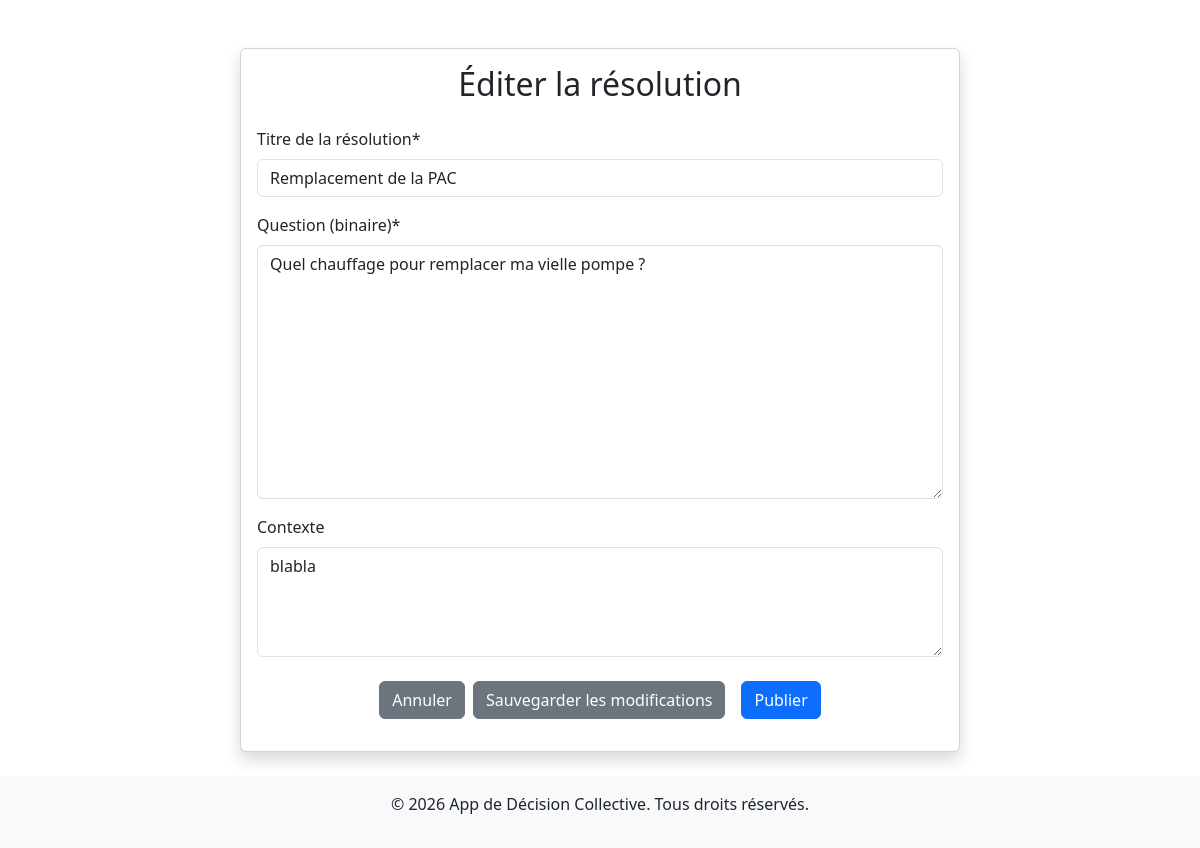
The app's page /edit-resolution/6/ (signed in), older data.
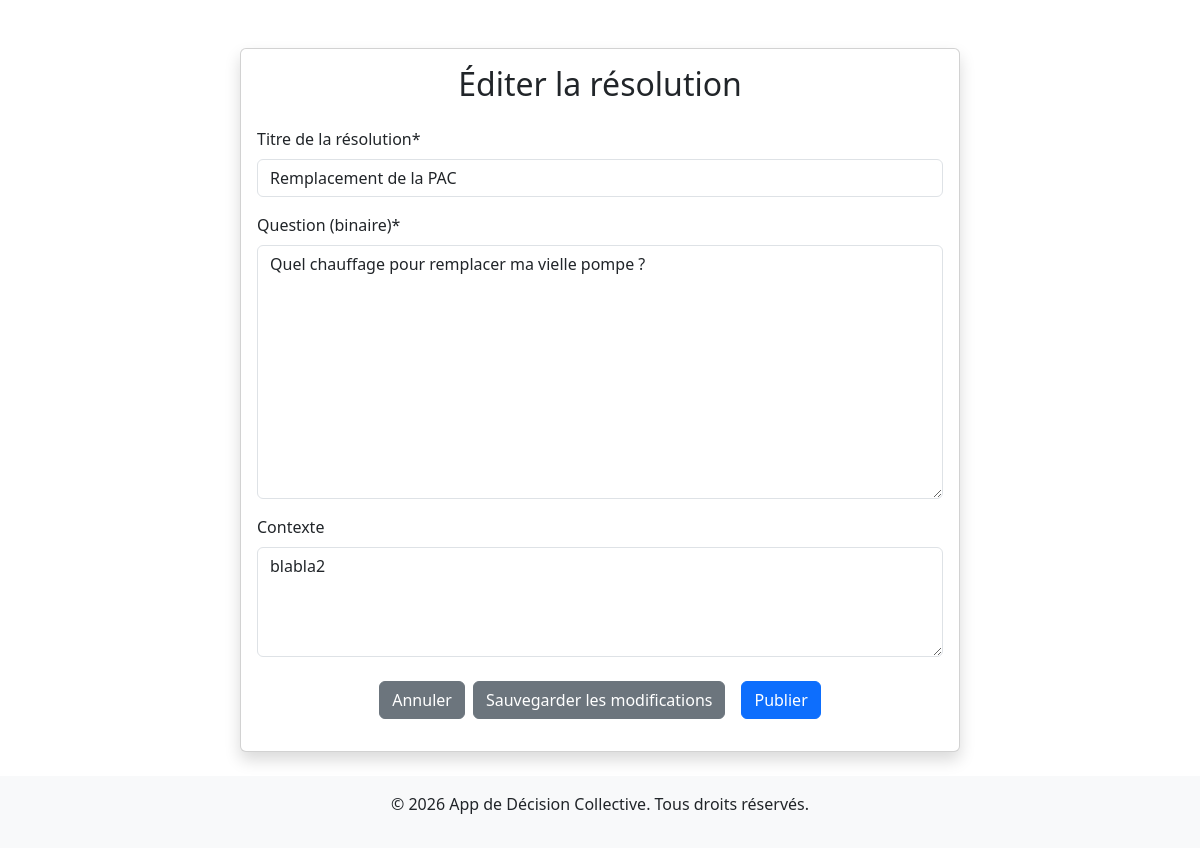
The same page, newer data.
### mapage/models.py (models this page shows, shortened)
class Resolution(models.Model):
    STATUS_CHOICES = [
        ('draft', 'En cours de création'),
        ('evaluation', 'En cours d\'évaluation'),
        ('voting', 'En cours de vote'),
        ('resolved', 'Résolue'),
    ]
    title = models.CharField(max_length=200, verbose_name="Titre de la résolution")
    question = models.TextField(verbose_name="Question (binaire)")
    context = models.TextField(verbose_name="Contexte", blank=True)
    created_at = models.DateTimeField(auto_now_add=True, verbose_name="Créée le")
    created_by = models.ForeignKey(User, on_delete=models.CASCADE, verbose_name="Créée par")
    is_active = models.BooleanField(default=True, verbose_name="Active")
    status = models.CharField(max_length=20, choices=STATUS_CHOICES, default='draft', verbose_name="Statut")

### mapage/views.py (the view)
# urls.py: path('edit-resolution/<int:resolution_id>/', views.edit_resolution, name='edit_resolution'),
@login_required
def edit_resolution(request, resolution_id):
    resolution = get_object_or_404(Resolution, id=resolution_id, created_by=request.user)
    if request.method == 'POST':
        form = ResolutionForm(request.POST, instance=resolution)
        if form.is_valid():
            action = request.POST.get('action')
            if action == 'draft':
                resolution.status = 'draft'  # Statut "En cours de création"
            elif action == 'publish':
                resolution.status = 'evaluation'  # Statut "En cours d'évaluation"
            form.save()
            return redirect('accueil')  # Redirige vers la page d'accueil après la modification
    else:
        form = ResolutionForm(instance=resolution)  # Pré-remplit le formulaire avec les données existantes
    return render(request, 'create_resolution.html', {'form': form, 'editing': True})

### mapage/forms.py
class ResolutionForm(forms.ModelForm):
    class Meta:
        model = Resolution
        fields = ['title', 'question', 'context']
        widgets = {
            'context': forms.Textarea(attrs={'rows': 4}),
        }

### mapage/templates/create_resolution.html (shortened to what this page needs)
{% extends "base.html" %}
{% load crispy_forms_tags %}
{% block content %}
<div class="container mt-5">
    <div class="row justify-content-center">
        <div class="col-md-8">
            <div class="card shadow">
                <div class="card-body">
                    <h2 class="card-title text-center mb-4">{% if editing %}Éditer la résolution{% else %}Créer une nouvelle résolution{% endif %}</h2>
                    <form method="post">
                        {{ form|crispy }}
                        <div class="d-grid gap-2 mt-4 d-md-flex justify-content-md-center">
                            <a href="{% url 'accueil' %}" class="btn btn-secondary">Annuler</a>
                            <button type="submit" name="action" value="draft" class="btn btn-secondary me-md-2">{% if editing %}Sauvegarder les modifications{% else %}Sauvegarder le brouillon{% endif %}</button>
                            <button type="submit" name="action" value="publish" class="btn btn-primary">Publier</button>
                        </div>
                    </form>
                </div>
            </div>
        </div>
    </div>
</div>
{% endblock %}

Row changes from the older to the newer data that the page shows:
changed Resolution "Remplacement de la PAC": context "blabla" → "blabla2"
